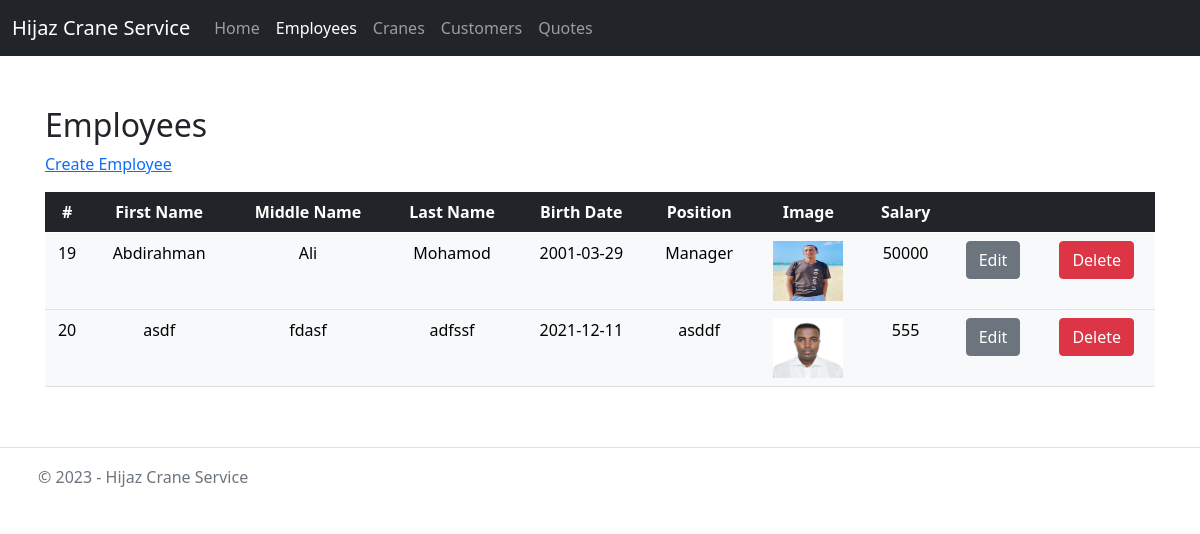
Page /Employees.php on the committed database.
### tables this page shows
CREATE TABLE `employees` (
  `Id` int(11) NOT NULL,
  `FirstName` varchar(40) NOT NULL,
  `MiddleName` varchar(40) NOT NULL,
  `LastName` varchar(40) NOT NULL,
  `BirthDate` date NOT NULL,
  `Gender` varchar(10) NOT NULL,
  `Position` varchar(20) NOT NULL,
  `Salary` double NOT NULL,
  `Image` varchar(300) DEFAULT NULL,
  `Email` varchar(50) NOT NULL,
  `Password` varchar(250) NOT NULL
);

### Employees.php (the view, shortened to what this page needs)
<?php
$applicationName = "Hijaz Crane Service";
$table = "Employee";
include "./MySql/Includes/dbh.inc.php";
?>
<!DOCTYPE html>
<html lang="en">
<head>
    <?php include("Content/Head.php"); ?>
</head>
<body>
    <?php include("Components/Header.php"); ?>
    <div class="container body-content">
        <h2><?php echo $table . "s"; ?></h2>
        <p>
            <a class="link-primary" name="create" href="<?php echo $table;?>.php?id=0">Create <?php echo $table; ?></a>
        </p>
        <table class="table table-light table-hover table-border" id="table">
            <thead>
                <tr class="table-dark text-center">
                    <th scope="col">#</th>
                    <th scope="col">First Name</th>
                    <th scope="col">Middle Name</th>
                    <th scope="col">Last Name</th>
                    <th scope="col">Birth Date</th>
                    <th scope="col">Position</th>
                    <th scope="col">Image</th>
                    <th scope="col">Salary</th>
                    <th></th>
                    <th></th>
                </tr>
            </thead>
            <tbody>
                <?php
                $query = "SELECT * FROM employees";
                $employees = mysqli_query($con, $query);
                while ($row = mysqli_fetch_array($employees)) { ?>
                    <tr class="employee-tr text-center">
                        <td> <?php echo $row['Id']; ?></td>
                        <td> <?php echo $row['FirstName']; ?></td>
                        <td> <?php echo $row['MiddleName']; ?></td>
                        <td> <?php echo $row['LastName']; ?></td>
                        <td> <?php echo $row['BirthDate']; ?></td>
                        <td> <?php echo $row['Position']; ?></td>
                        <td> <img src='<?php echo $row['Image']?>' style='height: 60px; width: 70px' alt='<?php echo $row['FirstName']?>' class='img-circle img-size-50 img-bordered-sm' > </td>
                        <td> <?php echo $row['Salary']; ?></td>
                        <td><a name="edit" class="btn btn-secondary" href="Edit.php?id=<?php echo $row['Id']. "&table=" . $table; ?>">Edit</a></td>
                        <td><a name="delete" class="btn btn-danger " href="delete.php?id=<?php echo $row['Id'] . "&table=" . $table; ?>">Delete</a></td>
                    </tr>
                <?php }
                ?>
            </tbody>
        </table>
    </div>
    <?php include("Components/Footer.php"); ?>
</body>
</html>

### Content/Head.php (shortened to what this page needs)
<link rel="stylesheet" href="./libs/bootstrap-5.1.1-dist/css/bootstrap.css">
<link rel="stylesheet" href="./Content/style.css">
<link rel="stylesheet" href="./Libs/icons-1.5.0/font/bootstrap-icons.css">

### Components/Header.php (shortened to what this page needs)
<header>
    <nav class="navbar navbar-expand-lg navbar-dark bg-dark">
        <div class="container-fluid">
            <a class="navbar-brand" href="/php_projects/Hijaz/Home.php"><?php echo $applicationName; ?></a>
            <div class="collapse navbar-collapse" id="navbarTogglerDemo03">
                <ul class="navbar-nav me-auto mb-2 mb-lg-0">
                    <li class="nav-item">
                        <a class="nav-link <?php if ($table == "Home") echo "active" ?>" aria-current="page" href="/php_projects/Hijaz/Home.php">Home</a>
                    </li>
                    <li class="nav-item">
                        <a class="nav-link <?php if ($table == "Employee") echo "active" ?>" href="/php_projects/Hijaz/Employees.php">Employees</a>
                    </li>
                    <li class="nav-item">
                        <a class="nav-link <?php if ($table == "Crane") echo "active" ?>" href="/php_projects/Hijaz/Cranes.php">Cranes</a>
                    </li>
                    <li class="nav-item">
                        <a class="nav-link <?php if ($table == "Customer") echo "active" ?>" href="/php_projects/Hijaz/Customers.php">Customers</a>
                    </li>
                    <li class="nav-item">
                        <a class="nav-link <?php if ($table == "Quote") echo "active" ?>" href="/php_projects/Hijaz/Quotes.php">Quotes</a>
                    </li>
                </ul>
            </div>
        </div>
    </nav>
</header>

### Components/Footer.php
<footer class="d-flex flex-wrap justify-content-between align-items-center py-3 my-4 border-top">
    <div class="col-md-4 d-flex align-items-center">
        <a href="/" class="mb-3 me-2 mb-md-0 text-muted text-decoration-none lh-1">
            <svg class="bi" width="30" height="24">
                <use xlink:href="#bootstrap"></use>
            </svg>
        </a>
        <span class="text-muted">© <?php echo "20".date("y")." - ". $applicationName?></span>
    </div>
    <ul class="nav col-md-4 justify-content-end list-unstyled d-flex">
        <li class="ms-3"><a class="text-muted" href="#"><svg class="bi" width="24" height="24">
                    <use xlink:href="#twitter"></use>
                </svg></a></li>
        <li class="ms-3"><a class="text-muted" href="#"><svg class="bi" width="24" height="24">
                    <use xlink:href="#instagram"></use>
                </svg></a></li>
        <li class="ms-3"><a class="text-muted" href="#"><svg class="bi" width="24" height="24">
                    <use xlink:href="#facebook"></use>
                </svg></a></li>
    </ul>
</footer>

### Content/style.css (style rules this page uses)
.body-content { padding-top: 50px; padding-bottom: 20px; padding-left: 15px; padding-right: 15px; }

### rows in the picture
employees: Id "19", FirstName "Abdirahman", MiddleName "Ali", LastName "Mohamod", BirthDate "2001-03-29", Position "Manager", Image+FirstName (picture), Salary "50000"
employees: Id "20", FirstName "asdf", MiddleName "fdasf", LastName "adfssf", BirthDate "2021-12-11", Position "asddf", Image+FirstName (picture), Salary "555"

### other values in the picture
$applicationName "Hijaz Crane Service"
$table "Employee"
